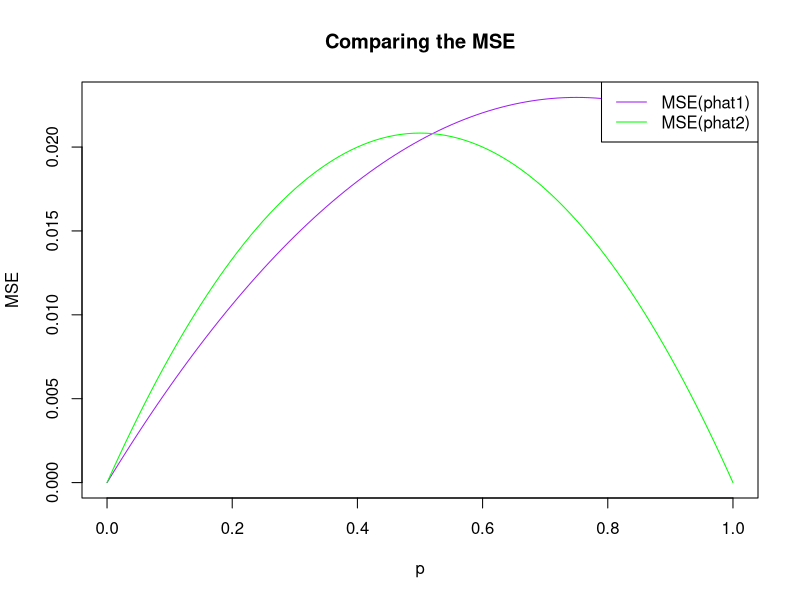

R code for this plot:
#defining the valies for p
p <- seq(0, 1, by = 0.01)

# Calculate MSE for estimator p̂1
mseP1 <- (3/49) * p * (1 - p) + (-1/7 * p)^2

# Calculate MSE for estimator p̂2
msep2 <- (1/12) * p * (1 - p)

# Plot the MSE values
  plot(p, mseP1, type = "l", col = "purple", ylab = "MSE", xlab = "p", main = "Comparing the MSE")
lines(p, msep2, col = "green")
legend("topright", legend = c("MSE(phat1)", "MSE(phat2)"), col = c("purple", "green"), lty = 1)
